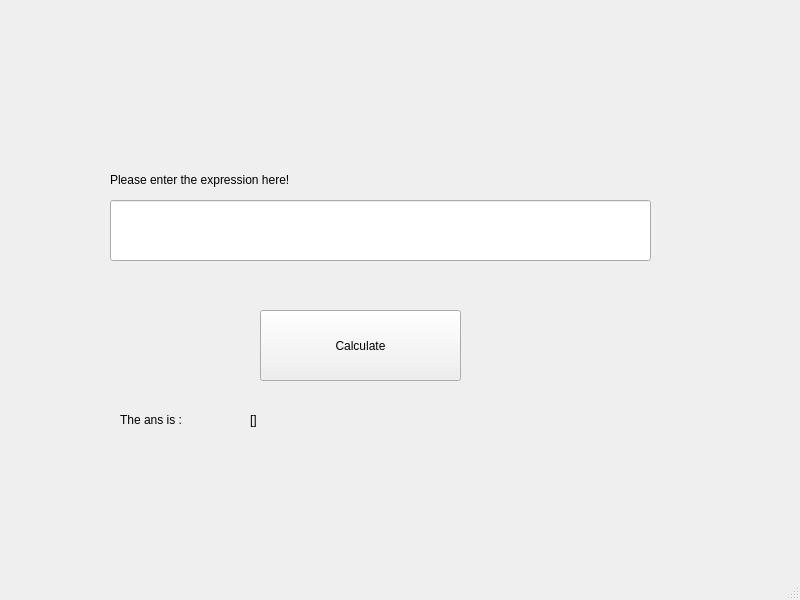
<?xml version="1.0" encoding="UTF-8"?>
<ui version="4.0">
 <class>MainWindow</class>
 <widget class="QMainWindow" name="MainWindow">
  <property name="geometry">
   <rect>
    <x>0</x>
    <y>0</y>
    <width>800</width>
    <height>600</height>
   </rect>
  </property>
  <property name="windowTitle">
   <string>MainWindow</string>
  </property>
  <widget class="QWidget" name="centralwidget">
   <widget class="QLineEdit" name="lineEdit">
    <property name="geometry">
     <rect>
      <x>110</x>
      <y>200</y>
      <width>541</width>
      <height>61</height>
     </rect>
    </property>
   </widget>
   <widget class="QLabel" name="label">
    <property name="geometry">
     <rect>
      <x>110</x>
      <y>170</y>
      <width>451</width>
      <height>19</height>
     </rect>
    </property>
    <property name="text">
     <string>Please enter the expression here!</string>
    </property>
   </widget>
   <widget class="QPushButton" name="pushButton">
    <property name="geometry">
     <rect>
      <x>260</x>
      <y>310</y>
      <width>201</width>
      <height>71</height>
     </rect>
    </property>
    <property name="text">
     <string>Calculate</string>
    </property>
   </widget>
   <widget class="QLabel" name="label_2">
    <property name="geometry">
     <rect>
      <x>120</x>
      <y>410</y>
      <width>101</width>
      <height>19</height>
     </rect>
    </property>
    <property name="text">
     <string>The ans is : </string>
    </property>
   </widget>
   <widget class="QLabel" name="label_3">
    <property name="geometry">
     <rect>
      <x>250</x>
      <y>410</y>
      <width>76</width>
      <height>19</height>
     </rect>
    </property>
    <property name="text">
     <string>[]</string>
    </property>
   </widget>
  </widget>
  <widget class="QMenuBar" name="menubar">
   <property name="geometry">
    <rect>
     <x>0</x>
     <y>0</y>
     <width>800</width>
     <height>29</height>
    </rect>
   </property>
  </widget>
  <widget class="QStatusBar" name="statusbar"/>
 </widget>
 <resources/>
 <connections/>
</ui>
